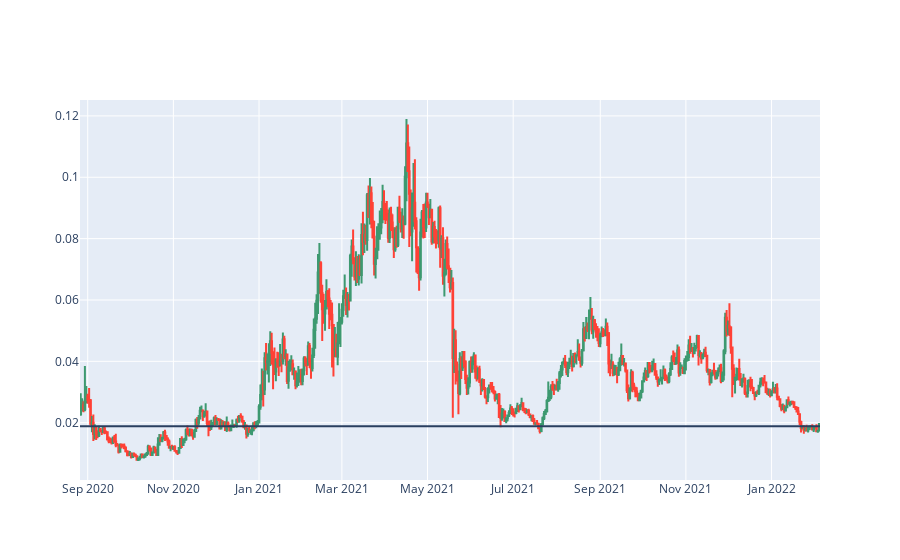

The code cell stored with this chart in its notebook:
### Code cell
# wont work correctly because ther is the level variable inside plot_all function 
# wich he belongs only to the last df, so the solution is to remove
# shape method from plot_all function
df = dataframes['RSRUSDT']
plot_all(df,0.0188)

### Figure 1 — Plotly figure (JSON) as saved in the notebook; plotly's stock layout.template omitted (floating-point values rounded to 4 significant figures; data arrays with more than 128 entries replaced by an {"elided": "..."} marker saying what was removed)
{"data": [{"close": {"elided": "527 float values"}, "high": {"elided": "527 float values"}, "low": {"elided": "527 float values"}, "open": {"elided": "527 float values"}, "type": "candlestick", "x": {"elided": "527 str values"}}], "layout": {"shapes": [{"type": "line", "x0": 0, "x1": 1, "xref": "x domain", "y0": 0.0188, "y1": 0.0188, "yref": "y"}], "xaxis": {"rangeslider": {"visible": false}}}}
